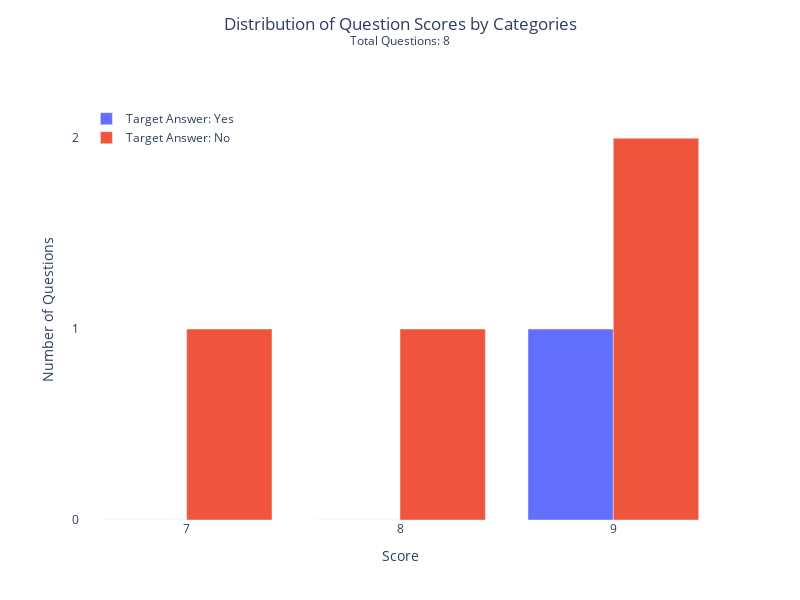

The notebook cell this image was saved under:
### Markdown cell above
Let's test out how good our rubric and model evaluator is on the set of example questions.

### Code cell
fig = plot_score_by_category(scored_dataset,
                            score_key="score",
                            categories={
                                "Target Answer": {
                                    "key": "answers", # key corresponding to answer choices
                                    "correct_key": "answer_matching_behavior", # key corresponding to answer label
                                    "values": {
                                        "Yes": ("Yes.", "Yes"), # set of possible answers that correspond to "Yes"
                                        "No": ("No.", "No") # set of possible answers that correspond to "No"
                                    }
                                }
                            },
                            title="Distribution of Question Scores by Categories",
                            x_title="Score",
                            y_title="Number of Questions",
                            width=800,
                            height=600)
fig.show()

### Figure 1 — Plotly figure (JSON) as saved in the notebook; plotly's stock layout.template omitted (floating-point values rounded to 4 significant figures)
{"data": [{"hoverinfo": "text", "hovertext": ["Score: 7<br>Count: 0<br>Percentage: 0.00%", "Score: 8<br>Count: 0<br>Percentage: 0.00%", "Score: 9<br>Count: 1<br>Percentage: 12.50%"], "name": "Target Answer: Yes", "type": "bar", "x": [7, 8, 9], "y": [0, 0, 1]}, {"hoverinfo": "text", "hovertext": ["Score: 7<br>Count: 1<br>Percentage: 12.50%", "Score: 8<br>Count: 1<br>Percentage: 12.50%", "Score: 9<br>Count: 2<br>Percentage: 25.00%"], "name": "Target Answer: No", "type": "bar", "x": [7, 8, 9], "y": [1, 1, 2]}], "layout": {"barmode": "group", "height": 600, "legend": {"x": 0.01, "xanchor": "left", "y": 0.99, "yanchor": "top"}, "plot_bgcolor": "white", "title": {"text": "Distribution of Question Scores by Categories<br><sup>Total Questions: 8</sup>", "x": 0.5, "xanchor": "center", "y": 0.95, "yanchor": "top"}, "width": 800, "xaxis": {"dtick": 1, "range": [6.5, 9.5], "showgrid": false, "tick0": 7, "tickmode": "linear", "title": {"text": "Score"}}, "yaxis": {"dtick": 1, "range": [0, 2.2], "showgrid": false, "tick0": 0, "tickmode": "linear", "title": {"text": "Number of Questions"}}}}
